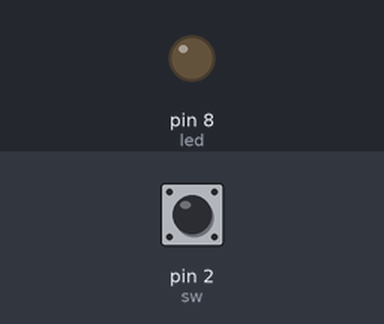
A sketch run on a simulated Arduino Uno, built with avr-gcc and run on an emulated ATmega328P. Shown: output pins drawn as LEDs (lit = HIGH). Dashed ring = blinking. Inputs (shaded band) come from the test bench; at power-on: pin 2 (sw) LOW. What the sketch prints to the serial monitor is not drawn.

Above: at 1.2 s.
1.3 s: pin 2 (sw) pulled HIGH for 3.2 s
At 1.7 s:
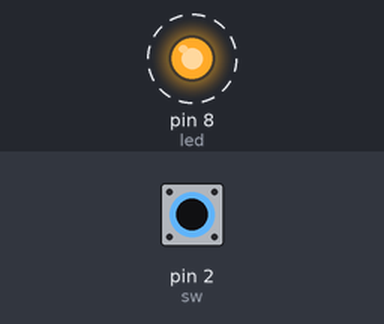
Timing chart, 0 to 6.3 s (numbered marks = the images above; inputs shaded):
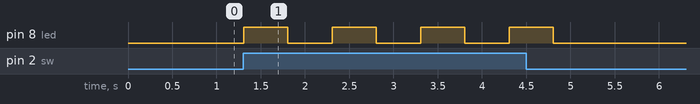

The sketch:

LDR_and_RxTx_module.ino
```cpp
int sw=2;
int led=8;

void setup()
{
  pinMode(sw,INPUT);
  pinMode(led,OUTPUT);
  Serial.begin(9600);
}

void loop()
{
  int state = digitalRead(sw);
  Serial.println(state);
  if (state==HIGH)
  {
    digitalWrite(led,HIGH);
  delay(500);
  digitalWrite(led,LOW);
  delay(500);
  }
  else
  {
    digitalWrite(led,LOW);

  }
  /*digitalWrite(led,HIGH);
  delay(500);
  digitalWrite(led,LOW);
  delay(500);*/
}
```

Measured:
- after the input at 1.3 s, pin 8 (led): alternates HIGH for 0.50 s and LOW for 0.50 s, 8 changes in all, then stays LOW, starting at once
